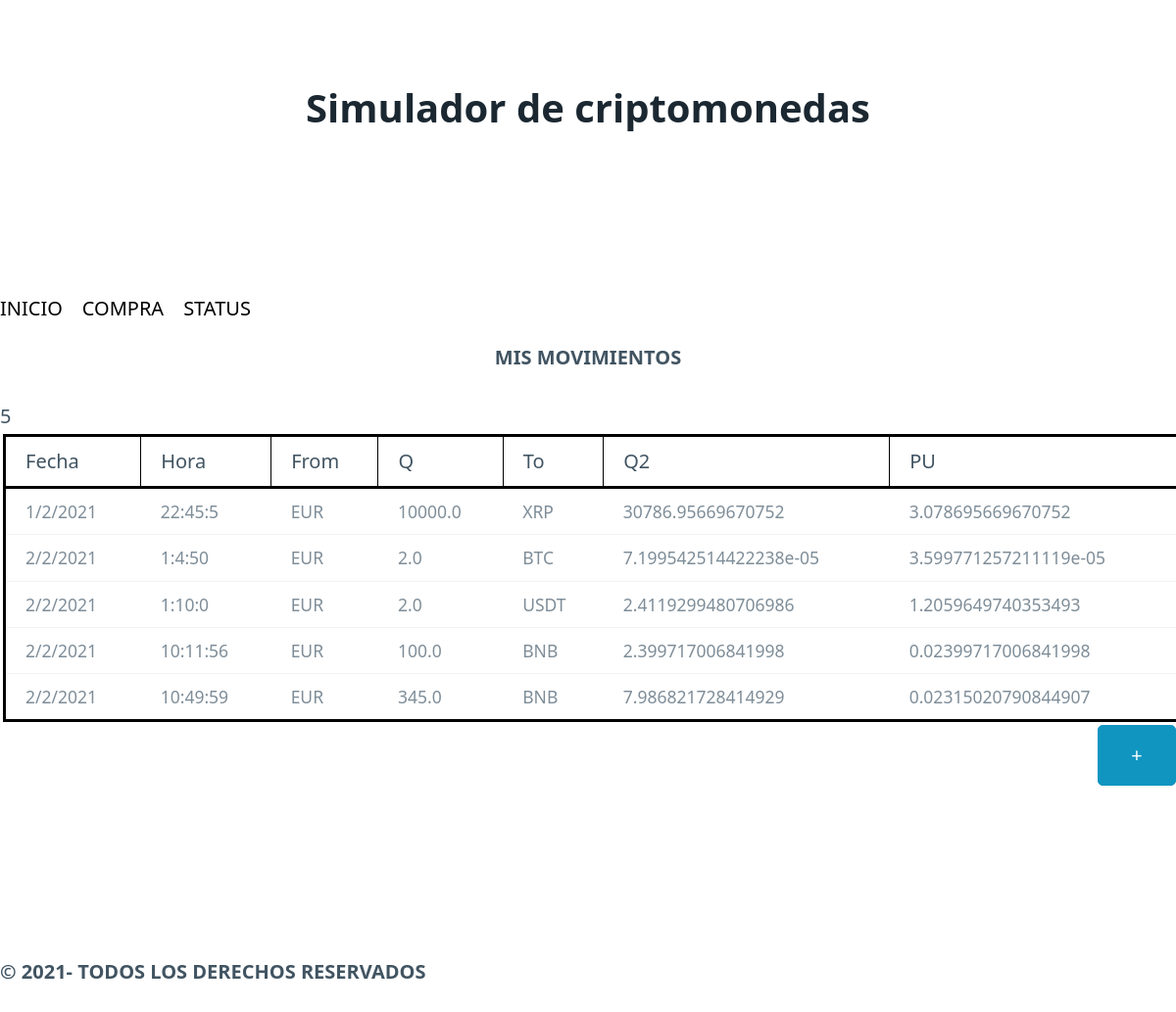
Before: / with the older database file.
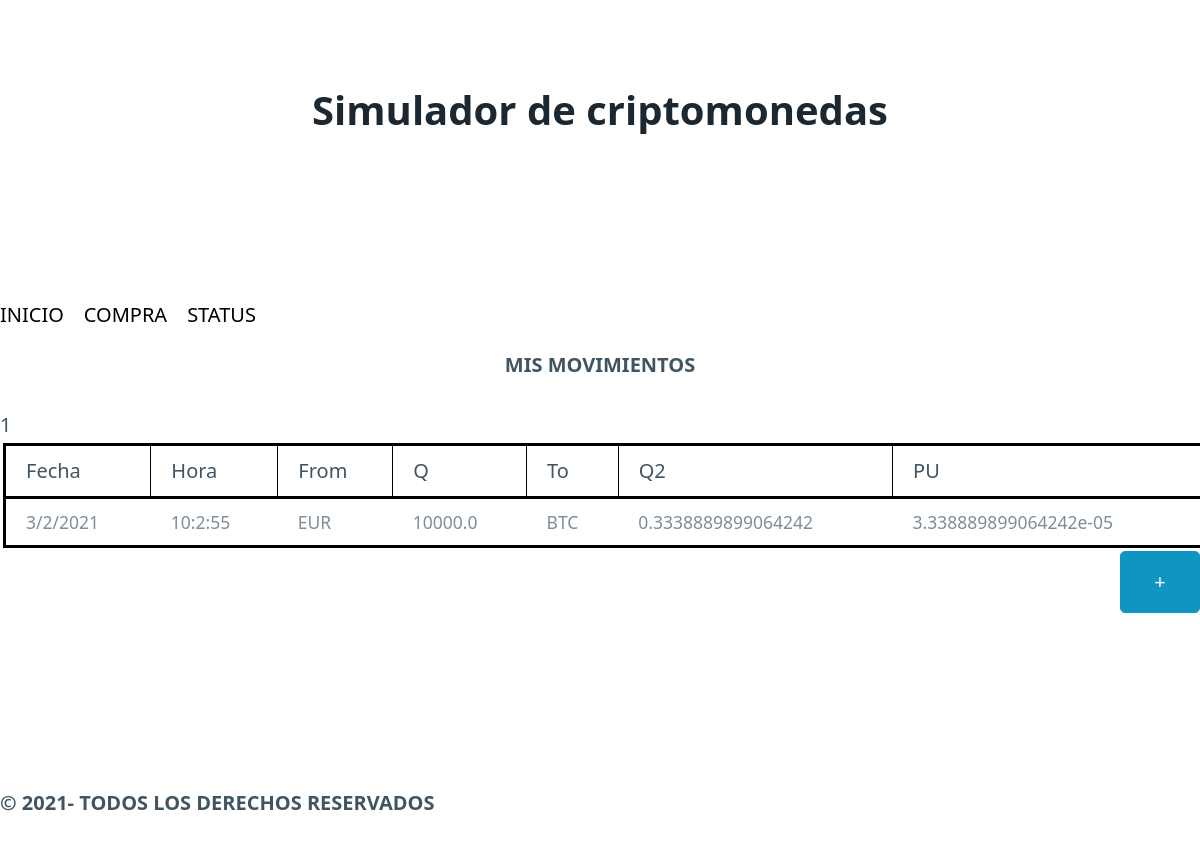
After: the same page with the newer database file.
### tables this page shows
CREATE TABLE "movimientos" (
	"id"	INTEGER,
	"date"	TEXT NOT NULL,
	"time"	TEXT NOT NULL,
	"from_currency"	TEXT NOT NULL,
	"from_quantity"	REAL NOT NULL,
	"to_currency"	TEXT NOT NULL,
	"to_quantity"	REAL NOT NULL,
	"PU"	REAL NOT NULL,
	PRIMARY KEY("id" AUTOINCREMENT)
);

### movements/views.py (the view)
@app.route("/")
def listaIngresos():
    form= MovementForm()
    try:
        result = make_query("SELECT date, time , from_currency, from_quantity, to_currency, to_quantity, PU FROM movimientos;") or []
        print(result)
        ingresos= result.fetchall()
        result.close()
    except Exception as e:
        print(f"no ha podido realizar la consulta a la base de datos {type(e).__name__} - {e}")
        messages.append("lo siento, no se hemos podido conectar con la base de datos")
        return render_template("errores.html", datos=[] , form=form, messages=messages)
    return render_template("movements.html", datos=ingresos , form=form, messages=messages)

### movements/views.py (called while the page is built)
def connection():
    succes=True
    c=[]
    conn= sqlite3.connect("movements/data/basededatos.db")
    c=conn.cursor()
    return c

def make_query(query, params=[]):
    c=[]
    c=connection()
    c.execute(query, params)
    return c

### movements/templates/movements.html (shortened to what this page needs)
{% extends "inicio.html" %}
{% block contenido %}
<nav class="opciones123">
    <ul>
        <li><a class="milista" href="/" aria-disabled="true"> INICIO </a></li>
        <li><a  class="milista" href="compra.html">COMPRA</a></li>
        <li><a class="milista" href="status.html">STATUS</a></li>
    </ul>
</nav>
<p class="tituloinicio">MIS MOVIMIENTOS</p>
{{datos|length}}
{% if datos|length > 0 %}
    <table class="tabla">
        <tr class="tabla2">
            <th class="opcion">Fecha</th>
            <th class="opcion">Hora</th>
            <th class="opcion">From</th>
            <th class="opcion">Q</th>
            <th class="opcion">To</th>
            <th class="opcion">Q2</th>
            <th class="opcion">PU</th>
        </tr>
    {% for registro in datos %}
        <tr>
        <td> {{ registro [0] }}</td>
        <td>{{ registro[1] }}</td>
        <td>{{ registro[2] }}</td>
        <td>{{ registro[3] }}</td>
        <td>{{ registro[4] }}</td>
        <td>{{ registro[5] }}</td>
        <td>{{ registro[6] }}</td>
        </tr>
    {% endfor %}
    {% else %}
    <p>NO HAY MOVIMIENTOS</p>
        {% endif %}
    </table>
    <div>
    <button onclick="location.href='compra.html'"  class="boton"  type="button" class="btn btn-secondary btn-lg align-items-end"> + </button>
    </div>
{% endblock %}

### movements/templates/inicio.html (shortened to what this page needs)
<!DOCTYPE html>
<html lang="en">
    <head>
        <link rel="stylesheet" href="{{ url_for('static', filename='css/pico.css') }}">
        <link rel="stylesheet" href="{{ url_for('static', filename='css/style.css') }}">
        <body class="imagen-fondo2">
            <header class="simulador">
                <h1>Simulador de criptomonedas</h1>
            </header>
        <head>
    </head>
        <section>
            {% block contenido %} {% endblock %}
        </section>
        <footer class="derechos">
            &copy; 2021- TODOS LOS DERECHOS RESERVADOS
        </footer>
    </body>
</html>

### movements/static/css/style.css (style rules this page uses)
.derechos { opacity: 100%; font-weight: bold; }
.imagen-fondo2 { background-image: url("https://fondosmil.com/fondo/16641.jpg"); background-size: cover; }
.boton { width: 80px; float:right }
.tituloinicio { text-align: center; font-weight: bold; }
.opciones123 { width: 100%; margin: auto; overflow:hidden; }
.tabla { border: 2px; border-color: black; width: 100%; }
.simulador { text-align: center; }
.derechos { opacity: 100%; }
.milista { float: right; padding: 0; margin: 0; color: black; }
.tabla { border-collapse: collapse; margin: 3px; padding: 2px; border: black 3px solid; }
.tabla2 { border: black 3px solid; }
.opcion { border: black 1px solid; }

Changed rows visible on the page:
removed movimientos: date "1/2/2021", time "22:45:5", from_currency "EUR", from_quantity "10000.0", to_currency "XRP", to_quantity "30786.95669670752", PU "3.078695669670752"
removed movimientos: date "2/2/2021", time "1:4:50", from_currency "EUR", from_quantity "2.0", to_currency "BTC", to_quantity "7.199542514422238e-05", PU "3.599771257211119e-05"
removed movimientos: date "2/2/2021", time "1:10:0", from_currency "EUR", from_quantity "2.0", to_currency "USDT", to_quantity "2.4119299480706986", PU "1.2059649740353493"
removed movimientos: date "2/2/2021", time "10:11:56", from_currency "EUR", from_quantity "100.0", to_currency "BNB", to_quantity "2.399717006841998", PU "0.02399717006841998"
removed movimientos: date "2/2/2021", time "10:49:59", from_currency "EUR", from_quantity "345.0", to_currency "BNB", to_quantity "7.986821728414929", PU "0.02315020790844907"
added movimientos: date "3/2/2021", time "10:2:55", from_currency "EUR", from_quantity "10000.0", to_currency "BTC", to_quantity "0.3338889899064242", PU "3.338889899064242e-05"
Other visible differences:
{{ datos|length }}: "5" → "1"
